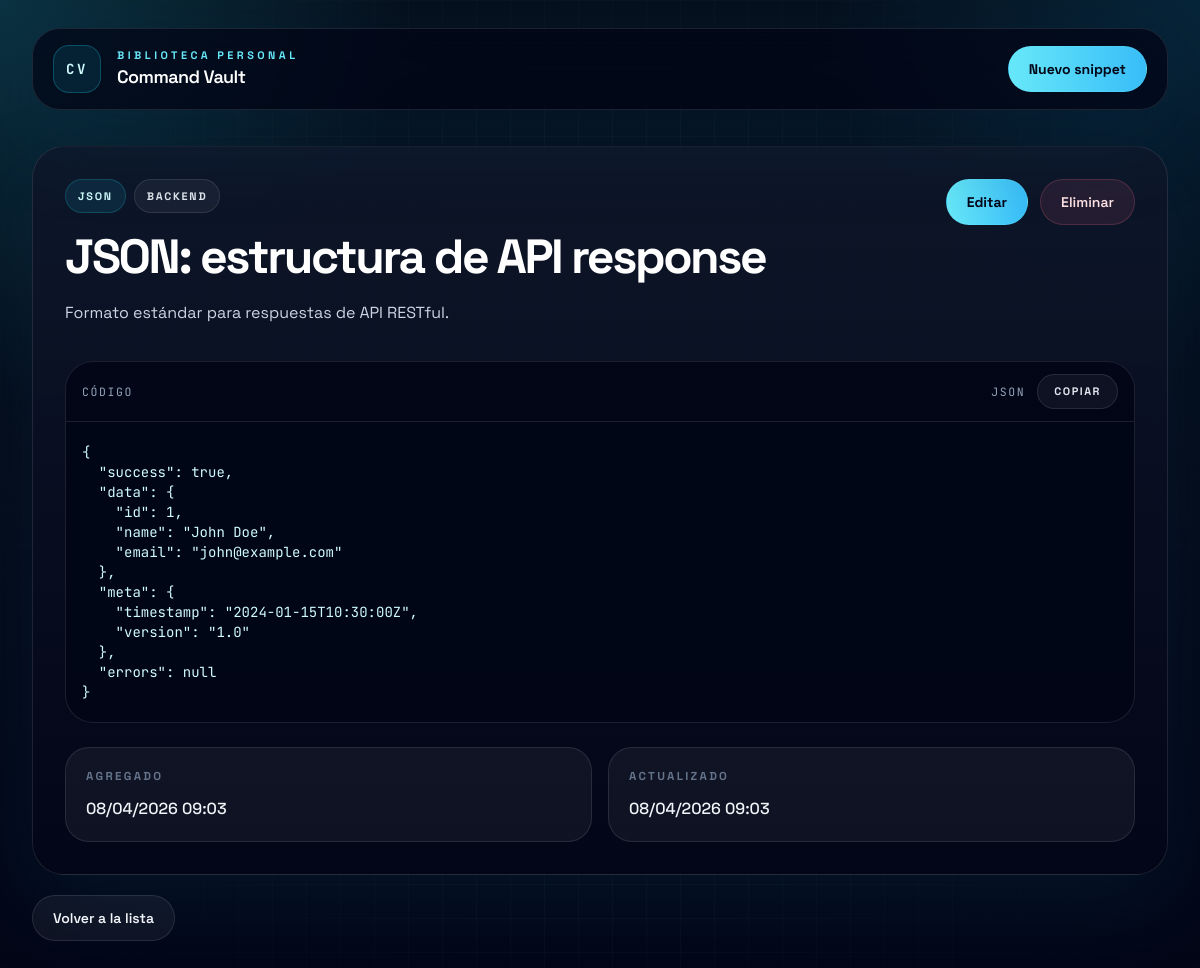
Screenshot of /snippet/108/ with the database file from the repository.
### vault/models.py (models this page shows, shortened)
class Snippet(models.Model):
    LENGUAJES = [
        ('python', 'Python'),
        ('javascript', 'JavaScript'),
        ('html', 'HTML'),
        ('css', 'CSS'),
        ('bash', 'Bash'),
        ('sql', 'SQL'),
        ('django', 'Django'),
        ('git', 'Git'),
        ('docker', 'Docker'),
        ('regex', 'Regex'),
        ('json', 'JSON'),
        ('yaml', 'YAML'),
    ]
    CATEGORIAS = [
        ('backend', 'Backend'),
        ('frontend', 'Frontend'),
        ('database', 'Base de datos'),
        ('devops', 'DevOps'),
        ('utils', 'Utilidades'),
    ]
    titulo = models.CharField(max_length=120)
    lenguaje = models.CharField(max_length=20, choices=LENGUAJES)
    categoria = models.CharField(max_length=20, choices=CATEGORIAS)
    descripcion = models.TextField()
    codigo = models.TextField()
    destacado = models.BooleanField(default=False)
    creado_en = models.DateTimeField(auto_now_add=True)
    actualizado_en = models.DateTimeField(auto_now=True)
    class Meta:
        ordering = ['-creado_en']
        verbose_name = 'Snippet'
        verbose_name_plural = 'Snippets'

### vault/views.py (the view)
# urls.py: path('snippet/<int:pk>/', views.snippet_detail, name='snippet_detail'),
def snippet_detail(request, pk):
    snippet = get_object_or_404(Snippet, pk=pk)
    return render(request, 'vault/snippet_detail.html', {'snippet': snippet})

### vault/templates/vault/snippet_detail.html (shortened to what this page needs)
{% extends 'vault/base.html' %}
{% block content %}
<section class="space-y-5">
    <article class="rounded-[32px] border border-white/10 bg-[linear-gradient(180deg,rgba(15,23,42,0.9),rgba(2,6,23,0.96))] p-6 shadow-glow sm:p-8">
        <div class="flex flex-col gap-6 lg:flex-row lg:items-start lg:justify-between">
            <div class="max-w-3xl">
                <div class="flex flex-wrap gap-2">
                    <span class="rounded-full border border-cyan-400/20 bg-cyan-400/10 px-3 py-2 text-[0.68rem] font-bold uppercase tracking-[0.16em] text-cyan-100">{{ snippet.get_lenguaje_display }}</span>
                    <span class="rounded-full border border-white/10 bg-white/5 px-3 py-2 text-[0.68rem] font-bold uppercase tracking-[0.16em] text-slate-200">{{ snippet.get_categoria_display }}</span>
                </div>
                <div class="mt-5">
                    <h1 class="text-4xl font-bold tracking-[-0.05em] text-white sm:text-5xl">{{ snippet.titulo }}</h1>
                    <p class="mt-4 text-base leading-8 text-slate-300">{{ snippet.descripcion }}</p>
                </div>
            </div>
            <div class="flex flex-wrap gap-3">
                <a href="{% url 'snippet_update' snippet.pk %}" class="inline-flex items-center justify-center rounded-full border border-cyan-300/20 bg-gradient-to-r from-cyan-300 to-sky-400 px-5 py-3 text-sm font-bold text-slate-950 transition hover:-translate-y-0.5">Editar</a>
                <a href="{% url 'snippet_delete' snippet.pk %}" class="inline-flex items-center justify-center rounded-full border border-rose-400/20 bg-rose-400/10 px-5 py-3 text-sm font-semibold text-rose-100 transition hover:-translate-y-0.5 hover:bg-rose-400/15">Eliminar</a>
            </div>
        </div>
        <div class="mt-8 overflow-hidden rounded-[28px] border border-white/10 bg-slate-950/90">
            <div class="flex items-center justify-between gap-4 border-b border-white/10 px-4 py-3 font-mono text-[0.72rem] uppercase tracking-[0.14em] text-slate-400">
                <span>Código</span>
                <div class="flex items-center gap-3">
                    <span>{{ snippet.get_lenguaje_display }}</span>
                    <button
                        type="button"
                        class="inline-flex min-w-22 items-center justify-center rounded-full border border-white/10 bg-white/5 px-4 py-2 font-sans text-[0.68rem] font-bold uppercase tracking-[0.14em] text-slate-200 transition hover:-translate-y-0.5 hover:border-cyan-300/30 hover:bg-cyan-300/10"
                        data-copy-button
                        data-copy-source="#snippet-code-{{ snippet.pk }}"
                        aria-label="Copiar código de {{ snippet.titulo }}"
                    >
                        <span data-copy-label>Copiar</span>
                    </button>
                </div>
            </div>
            <pre id="snippet-code-{{ snippet.pk }}" class="overflow-auto px-4 py-5 font-mono text-xs leading-7 text-cyan-100 sm:text-sm"><code>{{ snippet.codigo }}</code></pre>
        </div>
        <div class="mt-6 grid gap-4 md:grid-cols-2">
            <div class="rounded-3xl border border-white/10 bg-white/5 p-5">
                <p class="text-[0.72rem] font-bold uppercase tracking-[0.2em] text-slate-500">Agregado</p>
                <p class="mt-3 text-base font-medium text-slate-100">{{ snippet.creado_en|date:"d/m/Y H:i" }}</p>
            </div>
            <div class="rounded-3xl border border-white/10 bg-white/5 p-5">
                <p class="text-[0.72rem] font-bold uppercase tracking-[0.2em] text-slate-500">Actualizado</p>
                <p class="mt-3 text-base font-medium text-slate-100">{{ snippet.actualizado_en|date:"d/m/Y H:i" }}</p>
            </div>
        </div>
    </article>
    <a href="{% url 'snippet_list' %}" class="inline-flex items-center justify-center rounded-full border border-white/10 bg-white/5 px-5 py-3 text-sm font-semibold text-slate-100 transition hover:border-cyan-300/30 hover:bg-cyan-300/10">Volver a la lista</a>
</section>
{% endblock %}

### rows the page displays
Snippet: lenguaje "JSON", categoria "BACKEND", titulo "JSON: estructura de API response", descripcion "Formato estándar para respuestas de API RESTful.", codigo "{ \"success\": true, \"data\": { \"id\": 1, \"name\": \"John Doe\", \"email\": \"john@example.com\" }, \"meta\": { \"timestamp\": \"2024-01-15T10:30:00Z\", \"version\": \"1.0\" }, \"errors\": null }", creado_en "08/04/2026 09:03", actualizado_en "08/04/2026 09:03"
